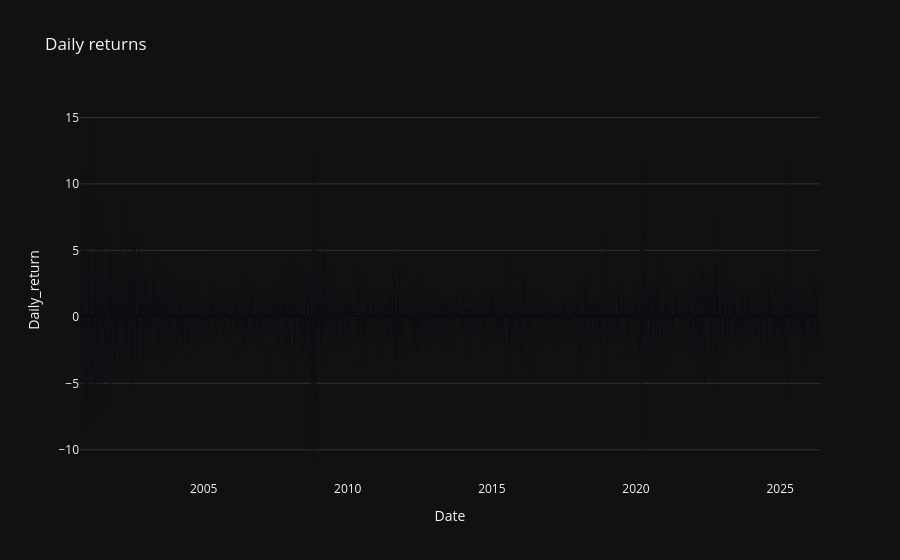

Notebook code cell kept with this figure:
### Code cell
fig = px.bar(
    df,
    x=df.index,
    y="Daily_return",
    title="Daily returns",
    template="plotly_dark"
)

fig.show()

### Figure 1 — Plotly figure (JSON) as saved in the notebook; plotly's stock layout.template omitted (floating-point values rounded to 4 significant figures; data arrays with more than 128 entries replaced by an {"elided": "..."} marker saying what was removed)
{"data": [{"hovertemplate": "Date=%{x}<br>Daily_return=%{y}<extra></extra>", "legendgroup": "", "marker": {"color": "#636efa", "pattern": {"shape": ""}}, "name": "", "orientation": "v", "showlegend": false, "textposition": "auto", "type": "bar", "x": {"elided": "6482 str values"}, "xaxis": "x", "y": {"elided": "6482 float values"}, "yaxis": "y"}], "layout": {"barmode": "relative", "legend": {"tracegroupgap": 0}, "title": {"text": "Daily returns"}, "xaxis": {"anchor": "y", "domain": [0, 1], "title": {"text": "Date"}}, "yaxis": {"anchor": "x", "domain": [0, 1], "title": {"text": "Daily_return"}}}}
